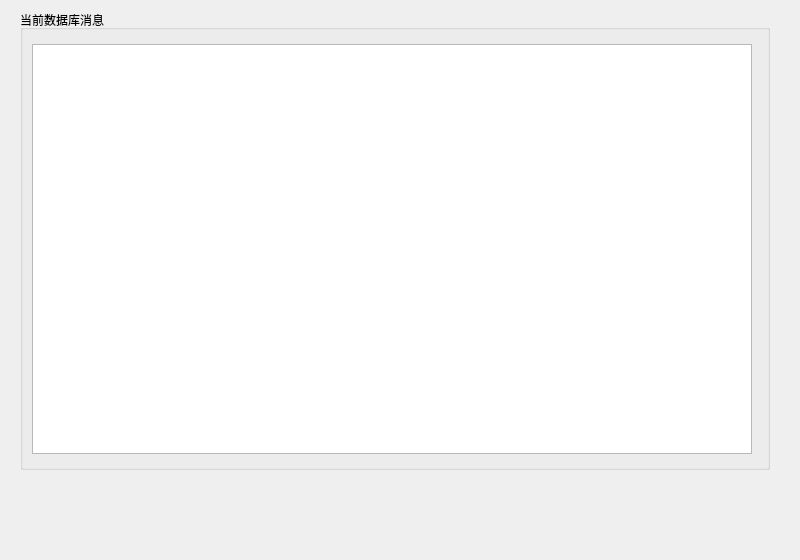
<?xml version="1.0" encoding="UTF-8"?>
<ui version="4.0">
 <class>SqlInfo</class>
 <widget class="QWidget" name="SqlInfo">
  <property name="geometry">
   <rect>
    <x>0</x>
    <y>0</y>
    <width>800</width>
    <height>560</height>
   </rect>
  </property>
  <property name="minimumSize">
   <size>
    <width>800</width>
    <height>560</height>
   </size>
  </property>
  <property name="maximumSize">
   <size>
    <width>800</width>
    <height>560</height>
   </size>
  </property>
  <property name="windowTitle">
   <string>Form</string>
  </property>
  <property name="styleSheet">
   <string notr="true"/>
  </property>
  <widget class="QGroupBox" name="groupBox">
   <property name="geometry">
    <rect>
     <x>20</x>
     <y>10</y>
     <width>750</width>
     <height>460</height>
    </rect>
   </property>
   <property name="minimumSize">
    <size>
     <width>750</width>
     <height>460</height>
    </size>
   </property>
   <property name="maximumSize">
    <size>
     <width>750</width>
     <height>460</height>
    </size>
   </property>
   <property name="title">
    <string>当前数据库消息</string>
   </property>
   <widget class="QTableView" name="tableView">
    <property name="geometry">
     <rect>
      <x>12</x>
      <y>34</y>
      <width>720</width>
      <height>410</height>
     </rect>
    </property>
    <property name="minimumSize">
     <size>
      <width>720</width>
      <height>410</height>
     </size>
    </property>
    <property name="maximumSize">
     <size>
      <width>720</width>
      <height>410</height>
     </size>
    </property>
   </widget>
  </widget>
 </widget>
 <resources/>
 <connections/>
</ui>
